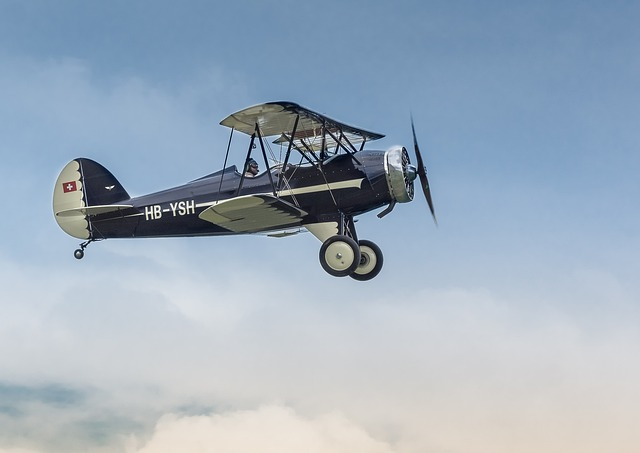
#> input picture Image-Classification/images/plane.jpg, 640 x 453 px
$ python image_scaler.py
#> lines starting #> are read from the running program, lines starting #| are printed output that depends on the picture
import cv2

# Specify the location of the image you want to classify
img = cv2.imread('images/plane.jpg')
#> img is the input picture: shape (453, 640, 3); mean B, G, R 189.3, 173.7, 158.1

# Get original height and width
print(f"Original Dimensions : {img.shape}")
#| Original Dimensions : (453, 640, 3)

# resize image by specifying custom width and height
resized = cv2.resize(img, (32, 32))
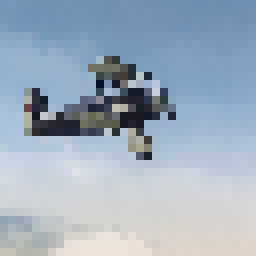
#> resized: shape (32, 32, 3) (shown 8 times larger); mean B, G, R 188.6, 173.1, 157.6

print(f"Resized Dimensions : {resized.shape}")
#| Resized Dimensions : (32, 32, 3)
# Specify the loaction where you want to save the resized image and the name of the new image
cv2.imwrite('scaled_images/resized_plane.jpg', resized)

$ run again, with Image-Classification/images/deer.jpg copied over Image-Classification/images/plane.jpg
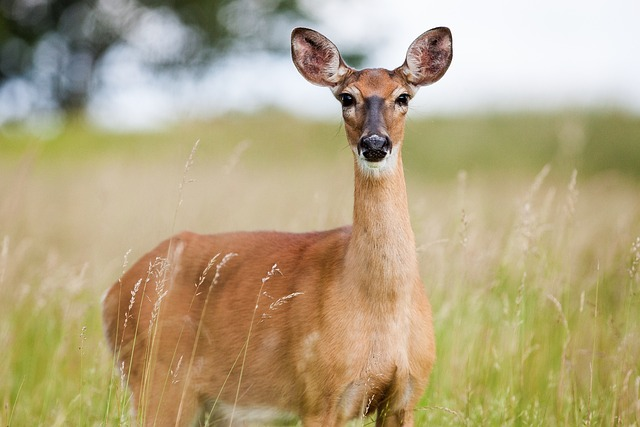
#> input picture Image-Classification/images/deer.jpg, 640 x 427 px
#> img is the input picture: shape (427, 640, 3); mean B, G, R 129.5, 165.4, 180.5
#| Original Dimensions : (427, 640, 3)
#> `resized = cv2.resize(img, (32, 32))`:
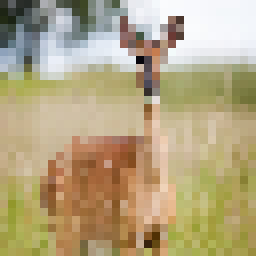
#> resized: shape (32, 32, 3) (shown 8 times larger); mean B, G, R 129.2, 165.2, 180.2
#| Resized Dimensions : (32, 32, 3)
